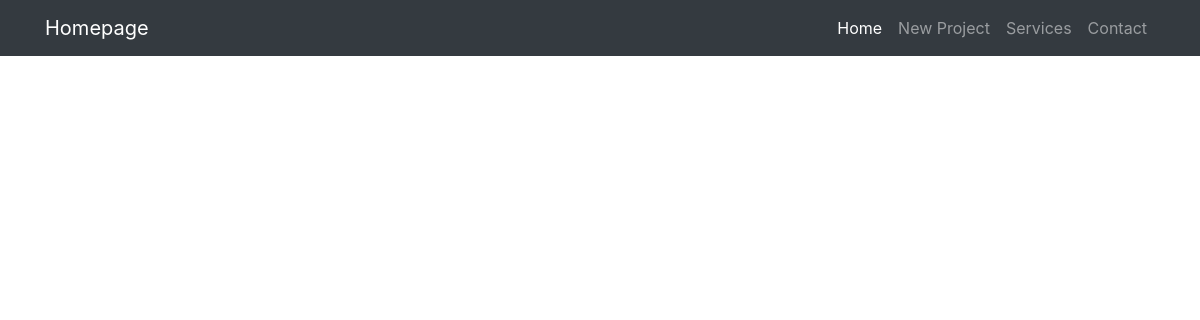
The app's page /projectEpicsAndTickets/15, older data.
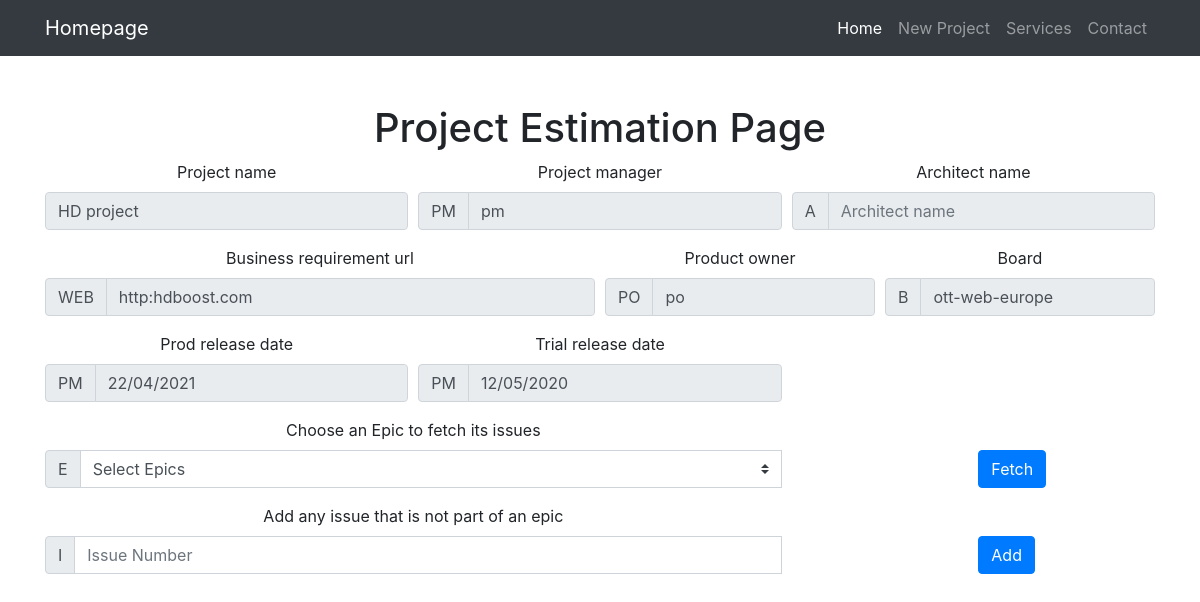
The same page, newer data.
### tables this page shows
CREATE TABLE "projects" (
	"projectId"	INTEGER NOT NULL PRIMARY KEY AUTOINCREMENT UNIQUE,
	"projectCreateduserId"	INTEGER NOT NULL,
	"projectName"	TEXT NOT NULL UNIQUE,
	"boardName"	TEXT NOT NULL,
	"businessReqUrl"	TEXT,
	"projectManager"	TEXT,
	"architect"	TEXT,
	"productOwner"	TEXT,
	"trialDate"	TEXT,
	"releaseDate"	TEXT
);

### views.py (the view)
@views_routes.route('/projectEpicsAndTickets/<int:project_id>')
def projectEpicsAndTickets(project_id):
    project = None
    epics = None
    if projectsModel.get_project_with_id(project_id)["projects"] != []:
        project = projectsModel.get_project_with_id(project_id)["projects"][0]
    if epicsModel.get_epics()["epics"] != []:
        epics = epicsModel.get_epics()["epics"]
    print(project)
    return render_template("projectEpicsAndTickets.html", project=project, epics=epics)

### db.py (called while the page is built)
def get_db():
    top = _app_ctx_stack.top
    if not hasattr(top, 'sqlite_db'):
        top.sqlite_db = sqlite3.connect(DATABASE)
    return top.sqlite_db

def select_all_from_table(table_name):
    query = "SELECT * FROM %s" %(table_name)
    database = get_db()
    rv = database.execute(query)
    res = rv.fetchall()
    rv.close()
    return res

def with_query(query):
    database = get_db()
    rv = database.execute(query)
    res = rv.fetchall()
    rv.close()
    return res

### epicsModel.py (called while the page is built)
def get_epics():
    all_epics = db.select_all_from_table("epics")
    array_epics = {'epics':[]}
    for epic in all_epics:
        array_epics["epics"].append({"epicId": epic[0], "epicName": epic[1]})
    return array_epics

### projectsModel.py (called while the page is built)
def get_project_with_id(projectId):
    query = "SELECT * from projects where projectId=%s LIMIT 1" %(projectId)
    project = db.with_query(query)
    return loop_all_projects(project)

def loop_all_projects(all_projects):
    array_projects = {'projects':[]}
    for project in all_projects:
        array_projects["projects"].append({
            "projectId": project[0],
            "projectCreateduserId": project[1],
            "projectName": project[2],
            "boardName": project[3],
            "businessReqUrl": project[4],
            "projectManager": project[5],
            "architect": project[6],
            "productOwner": project[7],
            "trialDate": project[8],
            "releaseDate": project[9]
        })
    return array_projects

### templates/projectEpicsAndTickets.html (shortened to what this page needs)
{% extends "bootstrap/base.html" %}
{% block content %}
<div class="row">
    <div class="col-lg-12 text-center">
        {% if project %}
            <h1 class="mt-5">Project Estimation Page</h1>
            <div class="form-row">
                <div class="col-md-4 mb-3">
                    <label for="projectName">Project name</label>
                    <input type="text" disabled value="{{ project.projectName }}" class="form-control" autocomplete="off" id="projectName" name="projectName" placeholder="Project name">
                </div>
                <div class="col-md-4 mb-3">
                    <label for="projectManager">Project manager</label>
                    <div class="input-group">
                        <div class="input-group-prepend">
                            <span class="input-group-text" id="inputGroupPrepend">PM</span>
                        </div>
                        <input type="text" disabled value="{{ project.projectManager }}" class="form-control" autocomplete="off" id="projectManager" name="projectManager" placeholder="Project manager">
                    </div>
                </div>
                <div class="col-md-4 mb-3">
                    <label for="architectName">Architect name</label>
                    <div class="input-group">
                        <div class="input-group-prepend">
                            <span class="input-group-text" id="inputGroupPrepend">A</span>
                        </div>
                        <input type="text" disabled value="{{ project.architectName }}" class="form-control" autocomplete="off" id="architectName" name="architectName" placeholder="Architect name" aria-describedby="inputGroupPrepend">
                    </div>
                </div>
            </div>
            <div class="form-row">
                <div class="col-md-6 mb-3">
                    <label for="businessReqUrl">Business requirement url</label>
                    <div class="input-group">
                        <div class="input-group-prepend">
                            <span class="input-group-text" id="inputGroupPrepend">WEB</span>
                        </div>
                        <input type="text" disabled value="{{ project.businessReqUrl }}" class="form-control" autocomplete="off" id="businessReqUrl" name="businessReqUrl" placeholder="Business requirement url">
                    </div>
                </div>
                <div class="col-md-3 mb-3">
                    <label for="productOwner">Product owner</label>
                    <div class="input-group">
                        <div class="input-group-prepend">
                            <span class="input-group-text" id="inputGroupPrepend">PO</span>
                        </div>
                        <input type="text" disabled value="{{ project.productOwner }}" class="form-control" autocomplete="off" id="productOwner" name="productOwner" placeholder="Product owner">
                    </div>
                </div>
                <div class="col-md-3 mb-3">
                    <label for="repoId">Board</label>
                    <div class="input-group">
                        <div class="input-group-prepend">
                            <span class="input-group-text" id="inputGroupPrepend">B</span>
                        </div>
                        <input type="text" disabled value="{{ project.boardName }}" autocomplete="off" class="form-control" id="repoId" name="repoId">
                    </div>
                </div>
            </div>
            <div class="form-row">
                <div class="col-md-4 mb-3">
                    <label for="releaseDate">Prod release date</label>
                    <div class="input-group">
                        <div class="input-group-prepend">
                            <span class="input-group-text" id="inputGroupPrepend">PM</span>
                        </div>
                        <input type="text" disabled value="{{ project.releaseDate }}" autocomplete="off" class="form-control" id="releaseDate" name="releaseDate">
                    </div>
                </div>
                <div class="col-md-4 mb-3">
                    <label for="trialDate">Trial release date</label>
                    <div class="input-group">
                        <div class="input-group-prepend">
                            <span class="input-group-text" id="inputGroupPrepend">PM</span>
                        </div>
                        <input type="text" disabled value="{{ project.trialDate }}" autocomplete="off" class="form-control" id="trialDate" name="trialDate">
                    </div>
                </div>
                <div class="col-md-2 mb-3"></div>
                <div class="col-md-2 mb-3">
                    <label>&nbsp;</label>
                </div>
            </div>
            <form class="needs-validation" id="projectEpicsForm" novalidate>
                <div class="form-row">
                    <div class="col-md-8 mb-3">
                        <label for="epicId">Choose an Epic to fetch its issues</label>
                        <div class="input-group">
                            <div class="input-group-prepend">
                                <span class="input-group-text" id="inputGroupPrepend">E</span>
                            </div>
                            <select class="custom-select" id="epicId" name="epicId" required>
                                <option value="" selected>Select Epics</option>
                            </select>
                        </div>
                    </div>
                    <div class="col-md-2 mb-3"></div>
                    <div class="col-md-2 mb-3">
                        <label>&nbsp;</label>
                        <div class="input-group">
                            <button class="btn btn-primary" type="submit">Fetch </button>
                        </div>
                    </div>
                </div>
            </form>
            <form class="needs-validation" id="projectIssueForm" novalidate>
                <div class="form-row">
                    <div class="col-md-8 mb-3">
                        <label for="issue">Add any issue that is not part of an epic</label>
                        <div class="input-group">
                            <div class="input-group-prepend">
                                <span class="input-group-text" id="inputGroupPrepend">I</span>
                            </div>
                            <input type="text" class="form-control" autocomplete="off" id="issue" name="issue" placeholder="Issue Number" required>
                        </div>
                    </div>
                    <div class="col-md-2 mb-3"></div>
                    <div class="col-md-2 mb-3">
                        <label>&nbsp;</label>
                        <div class="input-group">
                            <button class="btn btn-primary" type="submit">Add </button>
                        </div>
                    </div>
                </div>
            </form>
        {% endif %}
    </div>
</div>
{% endblock %}

### templates/bootstrap/base.html (shortened to what this page needs)
<!doctype html>
<html lang="en">
<head>
    <link rel="stylesheet" href="{{ url_for('static', filename='css/bootstrap.min.css') }}">
    <link rel="stylesheet" href="{{ url_for('static', filename='css/daterangepicker.css') }}">
    <link rel="stylesheet" href="{{ url_for('static', filename='css/custom.css') }}">
</head>
<body>
    {% include 'bootstrap/navbar.html' %}
    <div class='container'>
        {% block content %}{% endblock %}
    </div>
</body>
</html>

### templates/bootstrap/navbar.html (shortened to what this page needs)
<nav class="navbar navbar-expand-lg navbar-dark bg-dark static-top">
  <div class="container">
    <a class="navbar-brand" href="#">Homepage</a>
    <div class="collapse navbar-collapse" id="navbarResponsive">
      <ul class="navbar-nav ml-auto">
        <li class="nav-item active">
          <a class="nav-link" href="#">Home
          </a>
        </li>
        <li class="nav-item">
          <a class="nav-link" href="/project">New Project</a>
        </li>
        <li class="nav-item">
          <a class="nav-link" href="#">Services</a>
        </li>
        <li class="nav-item">
          <a class="nav-link" href="#">Contact</a>
        </li>
      </ul>
    </div>
  </div>
</nav>

Row changes from the older to the newer data that the page shows:
added projects: projectName "HD project", projectManager "pm", businessReqUrl "http:hdboost.com", productOwner "po", repoId "ott-web-europe", releaseDate "22/04/2021", trialDate "12/05/2020"
Text that changed along with them:
form field epicId: (not shown) → "Select Epics"
text now shown: "Project Estimation Page Project name Project manager PM Architect name A Business requirement url WEB Product owner PO Board B Prod release date PM Trial release date PM Choose an Epic to fetch its issues E Fetch Add any issue that is not part of an epic I Add"
